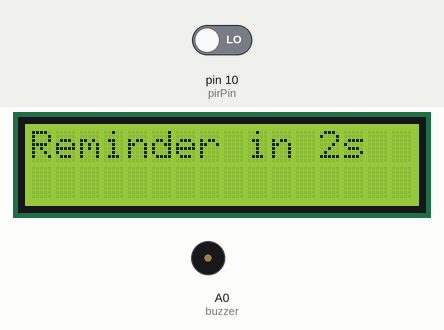
A sketch run on a simulated Arduino Uno, built with avr-gcc and run on an emulated ATmega328P. On the bench: 16×2 character LCD, buzzer (waves = sounding). The test bench sets the inputs (shaded band); at power-on: pin 10 (pirPin) LOW.

Above: at 3.2 s.
3.3 s: pin 10 (pirPin) driven HIGH
At 4.1 s:
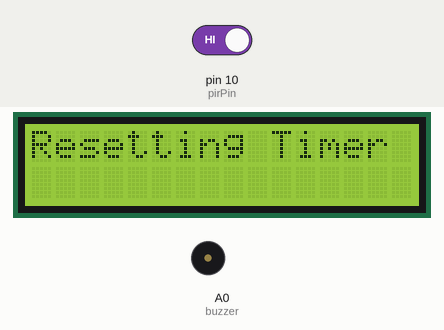
At 5.1 s:
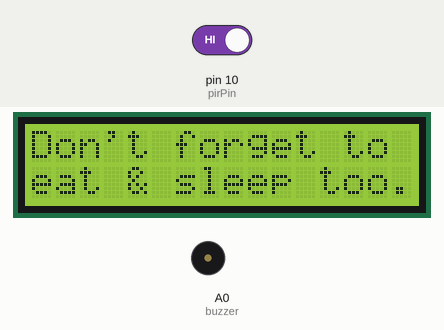
6.3 s: pin 10 (pirPin) driven LOW
At 14.5 s:
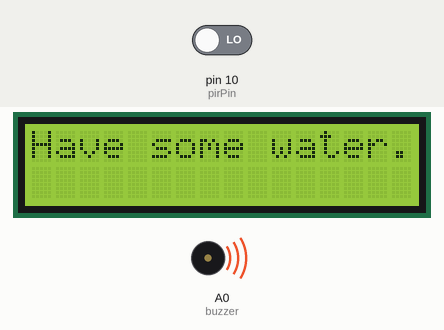
Timing chart, 0 to 21.0 s (numbered marks = the images above; inputs shaded):
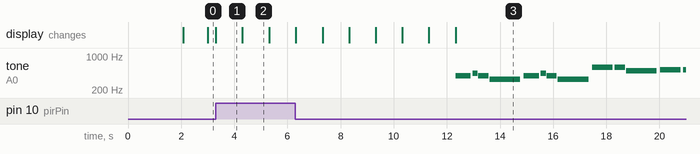

The sketch:

trackh2o1.ino
```cpp
#include <LiquidCrystal.h>

#define NOTE_B0  31
#define NOTE_C1  33
#define NOTE_CS1 35
#define NOTE_D1  37
#define NOTE_DS1 39
#define NOTE_E1  41
#define NOTE_F1  44
#define NOTE_FS1 46
#define NOTE_G1  49
#define NOTE_GS1 52
#define NOTE_A1  55
#define NOTE_AS1 58
#define NOTE_B1  62
#define NOTE_C2  65
#define NOTE_CS2 69
#define NOTE_D2  73
#define NOTE_DS2 78
#define NOTE_E2  82
#define NOTE_F2  87
#define NOTE_FS2 93
#define NOTE_G2  98
#define NOTE_GS2 104
#define NOTE_A2  110
#define NOTE_AS2 117
#define NOTE_B2  123
#define NOTE_C3  131
#define NOTE_CS3 139
#define NOTE_D3  147
#define NOTE_DS3 156
#define NOTE_E3  165
#define NOTE_F3  175
#define NOTE_FS3 185
#define NOTE_G3  196
#define NOTE_GS3 208
#define NOTE_A3  220
#define NOTE_AS3 233
#define NOTE_B3  247
#define NOTE_C4  262
#define NOTE_CS4 277
#define NOTE_D4  294
#define NOTE_DS4 311
#define NOTE_E4  330
#define NOTE_F4  349
#define NOTE_FS4 370
#define NOTE_G4  392
#define NOTE_GS4 415
#define NOTE_A4  440
#define NOTE_AS4 466
#define NOTE_B4  494
#define NOTE_C5  523
#define NOTE_CS5 554
#define NOTE_D5  587
#define NOTE_DS5 622
#define NOTE_E5  659
#define NOTE_F5  698
#define NOTE_FS5 740
#define NOTE_G5  784
#define NOTE_GS5 831
#define NOTE_A5  880
#define NOTE_AS5 932
#define NOTE_B5  988
#define NOTE_C6  1047
#define NOTE_CS6 1109
#define NOTE_D6  1175
#define NOTE_DS6 1245
#define NOTE_E6  1319
#define NOTE_F6  1397
#define NOTE_FS6 1480
#define NOTE_G6  1568
#define NOTE_GS6 1661
#define NOTE_A6  1760
#define NOTE_AS6 1865
#define NOTE_B6  1976
#define NOTE_C7  2093
#define NOTE_CS7 2217
#define NOTE_D7  2349
#define NOTE_DS7 2489
#define NOTE_E7  2637
#define NOTE_F7  2794
#define NOTE_FS7 2960
#define NOTE_G7  3136
#define NOTE_GS7 3322
#define NOTE_A7  3520
#define NOTE_AS7 3729
#define NOTE_B7  3951
#define NOTE_C8  4186
#define NOTE_CS8 4435
#define NOTE_D8  4699
#define NOTE_DS8 4978
#define REST      0

#define buzzer A0

LiquidCrystal lcd(9, 8, 5, 4, 3, 2);

int pirPin = 10;
int optimumTimeBetweenH2O = 5;//7200;
int timeElapsed = 0;
int resetTime = 0;
int reminder = 0;
int restTime = 100;//2800;

int tempo = 140;
int melody[] = {
  NOTE_G4,-4, NOTE_A4,8, NOTE_G4,4,
  NOTE_E4,-2,
  NOTE_G4,-4, NOTE_A4,8, NOTE_G4,4,
  NOTE_E4,-2,
  NOTE_D5,2, NOTE_D5,4,
  NOTE_B4,-2,
  NOTE_C5,2, NOTE_C5,4,
  NOTE_G4,-2,

  NOTE_A4,2, NOTE_A4,4,
  NOTE_C5,-4, NOTE_B4,8, NOTE_A4,4,
  NOTE_G4,-4, NOTE_A4,8, NOTE_G4,4,
  NOTE_E4,-2,
  NOTE_A4,2, NOTE_A4,4,
  NOTE_C5,-4, NOTE_B4,8, NOTE_A4,4,
  NOTE_G4,-4, NOTE_A4,8, NOTE_G4,4,
  NOTE_E4,-2,
  NOTE_D5,2, NOTE_D5,4,
  NOTE_F5,-4, NOTE_D5,8, NOTE_B4,4,
  NOTE_C5,-2,
  NOTE_E5,-2,
  NOTE_C5,4, NOTE_G4,4, NOTE_E4,4,
  NOTE_G4,-4, NOTE_F4,8, NOTE_D4,4,
  NOTE_C4,-2,
  NOTE_C4,-1,
};
int notes = sizeof(melody) / sizeof(melody[0]) / 2;
int wholenote = (60000 * 4) / tempo;
int divider = 0, noteDuration = 0;


void setup() {
  pinMode(pirPin, INPUT);
  lcd.begin(16, 2);
  lcd.noAutoscroll();
  // Print a message to the LCD.
  lcd.print("Hi!I'll help you");
  lcd.setCursor(0,1);
  lcd.print("stay hydrated.");
  delay(2000);
  lcd.clear();
}

void loop() {
  lcd.setCursor(0, 0);
  lcd.print("Reminder in ");
  timeElapsed = millis() -resetTime;
  lcd.print(optimumTimeBetweenH2O - (timeElapsed / 1000));
  lcd.print("s ");
  int pirStatus = digitalRead(pirPin);
  if (pirStatus == HIGH) {
    lcd.setCursor(0, 0);
	lcd.print("Resetting Timer");
    delay(1000);
    lcd.clear();
    lcd.print("Don't forget to");
    lcd.setCursor(0, 1);
    lcd.print("eat & sleep too.");
    delay(1000);
    lcd.clear();
    resetTime = millis();
    reminder = 0;
  }
  if ((timeElapsed / 1000) == optimumTimeBetweenH2O || reminder == 1) {
    reminder = 1;
    lcd.setCursor(0, 0);
	lcd.print("Have some water. Stay hydrated!!");
    for (int thisNote = 0; thisNote < notes * 2; thisNote = thisNote + 2) {
	  pirStatus = digitalRead(pirPin);
      if (pirStatus == HIGH) {
        lcd.setCursor(0, 0);
		lcd.print("Resetting Timer");
    	lcd.clear();
    	lcd.print("Don't forget to");
    	lcd.setCursor(0, 1);
    	lcd.print("eat & sleep too.");
    	delay(1000);
    	lcd.clear();
        resetTime = millis();
    	reminder = 0;
        break;
      }
      else {
        divider = melody[thisNote + 1];
        if (divider > 0) {
          noteDuration = (wholenote) / divider;
        }
        else if (divider < 0) {
          noteDuration = (wholenote) / abs(divider);
          noteDuration *= 1.5;
        }
        tone(buzzer, melody[thisNote], noteDuration * 0.9);
        delay(noteDuration);
        noTone(buzzer);
      }
  	}
  }
  else if (((millis() / 1000) % restTime) == 0) {
  	lcd.clear();
    lcd.print("Rest your eyes");
    lcd.setCursor(0, 1);
    lcd.print("a few seconds.");
    for (int thisNote = 0; thisNote < 20; thisNote = thisNote + 2) {
      divider = melody[thisNote + 1];
      if (divider > 0) {
        noteDuration = (wholenote) / divider;
      }
      else if (divider < 0) {
        noteDuration = (wholenote) / abs(divider);
        noteDuration *= 1.5;
      }
      tone(buzzer, melody[thisNote], noteDuration * 0.9);
      delay(noteDuration);
      noTone(buzzer);
    }
    delay(2000);
    lcd.clear();
  }
}
```

Measured:
- after the input at 3.3 s, tone on A0 (buzzer): stops changing and stays silent; the display: changes at once (image 1)
- after the input at 6.3 s, tone on A0 (buzzer): plays 392 Hz for 0.58 s, 440 Hz for 0.19 s, 392 Hz for 0.39 s, 330 Hz for 1.2 s, 392 Hz for 0.58 s, 440 Hz for 0.19 s … (13 notes in this stretch), starting after 6.0 s; the display: first differs from a run without the input after 1.0 s (image 3 shows a later state)
- what the display in image 1 shows lasts 1.0 s, from 3.3 s to 4.3 s
